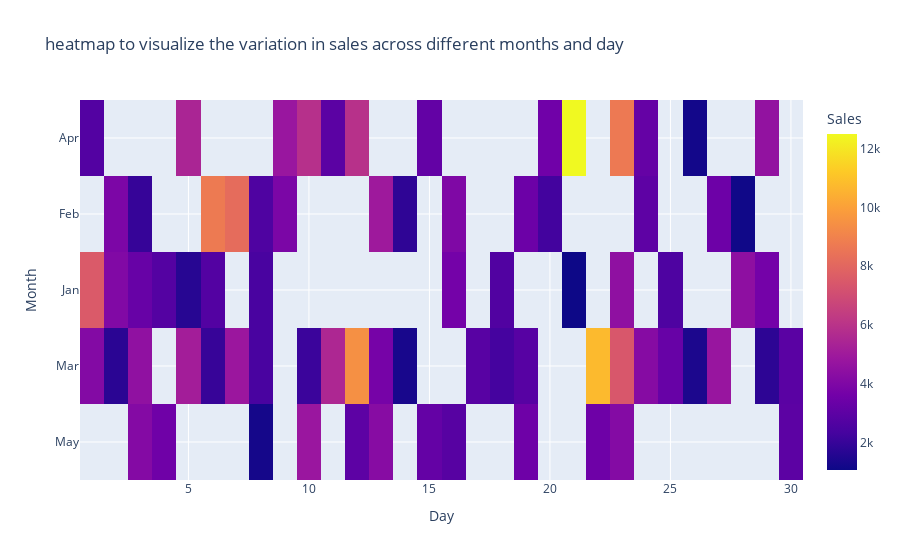

The notebook cell saved with this chart:
### Markdown cell above
## Q3. Using the sales data, generate a heatmap to visualize the variation in sales across different months and day  
np.random.seed(20)   
data = {       
'Month': np.random.choice(['Jan', 'Feb', 'Mar', 'Apr', 'May'], 100),       
'Day': np.random.choice(range(1, 31), 100),    
'Sales': np.random.randint(1000, 5000, 100)  
}  
df = pd.DataFrame(data)

### Code cell
import numpy as np
import plotly.express as px
import pandas as pd

np.random.seed(20)
data = {'Month': np.random.choice(['Jan', 'Feb', 'Mar', 'Apr', 'May'], 100),'Day': np.random.choice(range(1, 31), 100),
'Sales': np.random.randint(1000, 5000, 100)
}
df = pd.DataFrame(data)
heatmap_data=df.pivot_table(index='Month',columns='Day',values='Sales',aggfunc='sum')
fig=px.imshow(heatmap_data,labels=dict(x='Day',y='Month',color='Sales'),title="heatmap to visualize the variation in sales across different months and day")
fig.show()

### Figure 1 — Plotly figure (JSON) as saved in the notebook; plotly's stock layout.template omitted (floating-point values rounded to 4 significant figures; data arrays with more than 128 entries replaced by an {"elided": "..."} marker saying what was removed)
{"data": [{"coloraxis": "coloraxis", "hovertemplate": "Day: %{x}<br>Month: %{y}<br>Sales: %{z}<extra></extra>", "name": "0", "type": "heatmap", "x": [1, 2, 3, 4, 5, 6, 7, 8, 9, 10, 11, 12, 13, 14, 15, 16, 17, 18, 19, 20, 21, 22, 23, 24, 25, 26, 27, 28, 29, 30], "xaxis": "x", "y": ["Apr", "Feb", "Jan", "Mar", "May"], "yaxis": "y", "z": {"elided": "5x30 int values"}}], "layout": {"autosize": true, "coloraxis": {"colorbar": {"title": {"text": "Sales"}}, "colorscale": [[0, "#0d0887"], [0.1111, "#46039f"], [0.2222, "#7201a8"], [0.3333, "#9c179e"], [0.4444, "#bd3786"], [0.5556, "#d8576b"], [0.6667, "#ed7953"], [0.7778, "#fb9f3a"], [0.8889, "#fdca26"], [1, "#f0f921"]]}, "title": {"text": "heatmap to visualize the variation in sales across different months and day"}, "xaxis": {"anchor": "y", "autorange": true, "constrain": "domain", "domain": [0, 1], "range": [0.5, 30.5], "scaleanchor": "y", "title": {"text": "Day"}, "type": "linear"}, "yaxis": {"anchor": "x", "autorange": true, "constrain": "domain", "domain": [0, 1], "range": [4.5, -0.5], "title": {"text": "Month"}, "type": "category"}}}
